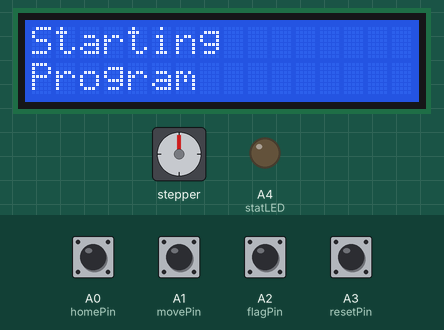
Simulated run of this sketch. Board: Arduino Uno, built with avr-gcc and run on an emulated ATmega328P. Shown: 16×2 character LCD, stepper motor, output pins drawn as LEDs (lit = HIGH). Inputs (shaded band) come from the test bench; at power-on: A0 (homePin), A1 (movePin), A2 (flagPin), A3 (resetPin) HIGH. Stepper angles assume 6400 steps per turn; what the sketch prints to the serial monitor is not drawn.

Above: at 1.4 s.
1.5 s: A3 (resetPin) pulled LOW for 0.15 s
At 2.0 s:
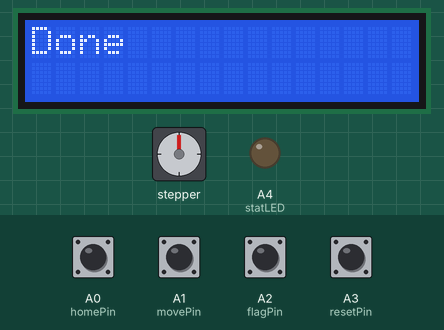
3.1 s: A0 (homePin) pulled LOW for 0.15 s
At 4.3 s:
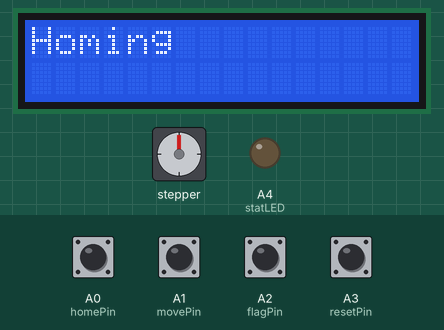
4.7 s: A2 (flagPin) pulled LOW for 0.15 s
At 5.5 s:
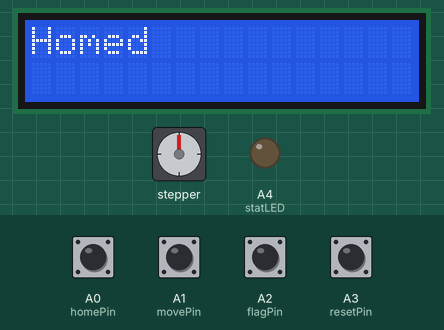
6.3 s: A1 (movePin) pulled LOW for 0.15 s
At 8.5 s:
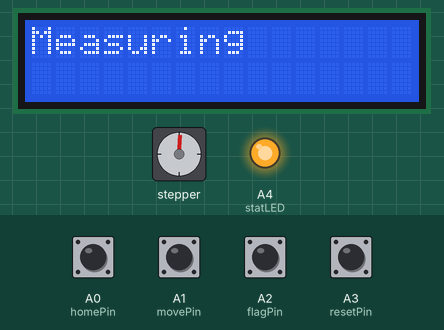
9.4 s: A3 (resetPin) pulled LOW for 1 s
At 9.85 s:
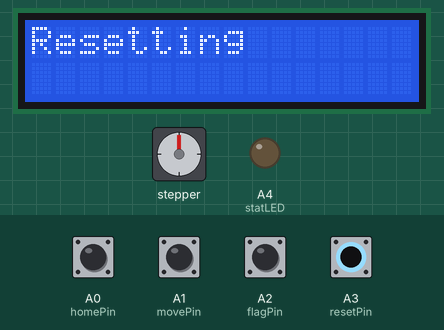
11.9 s: A0 (homePin) pulled LOW for 1 s
At 13.3 s:
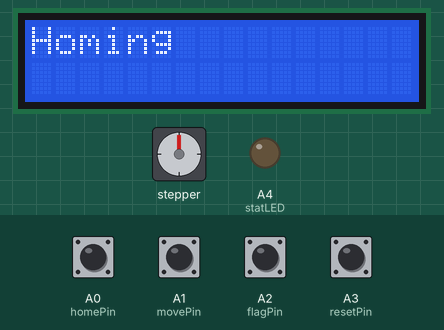
Timing chart, 0 to 14.9 s (numbered marks = the images above; inputs shaded):
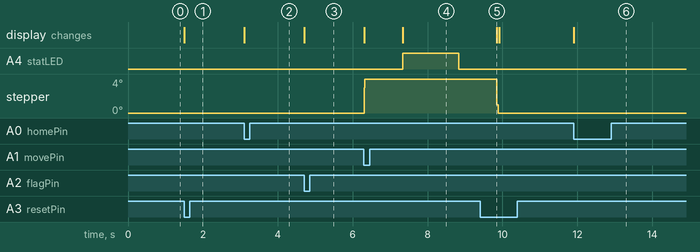

The sketch:

stepper_design.ino
```cpp
//Draft of code required for Stepper Motor
//Likely no longer necessary but saving in case the driver changes

#include <LiquidCrystal.h>
#include <Stepper.h>
//Libraries necessary for program

LiquidCrystal lcd(12, 11, 5, 4, 3, 2);
//Identifies pins associated with the LCD

//Constants relating to values associated with Stepper Motor
const long stepsPerRev = 6400; //change to accommodate the stepper motor driver
const int indexPerRev = 72;
const int stepDelay = 100;
const int stepSpeed = 30; //30 RPM subject to change

//Identifies later the exact quantity necessary to move for precision
long targetStep = 0.0;
long stepsToMove = 0.0;
//long targetStep = (long)((currentIndex + 1) * stepsPerRev / indexPerRev);
//long stepsToMove = targetStep - currentStep;

//Current positions of stepper motor
long currentStep = 0;
int currentIndex = 0;
float currentAngle = 0.00;

Stepper stepper = Stepper(stepsPerRev, 7, 8, 9, 10); //may be replaced depending on driver type
//Identifies pins associated with Stepper Motor

//Booleans
bool homing = false; //Is it in the process of homing?
bool homed = false; //Is it already homed?
bool sweep = false; //Has it reached a full rotation?

//Buttons
const int homePin = A0; //refers to blue push button
const int movePin = A1; //refers to green push button
const int flagPin = A2; //refers to optical sensor/white push button
const int resetPin = A3; //refers to red push button

//LED
const int statLED = A4; //refers to blue LED
//when ON = motor is currently measuring
//when OFF = motor is no longer measuring

void setup(){
  lcd.begin(16,2);
  lcd.setCursor(0,0);
  lcd.print("Starting ");
  lcd.setCursor(0,1);
  lcd.print("Program");

  Serial.begin(9600);
  Serial.println("Blue Button = Home Button");
  Serial.println("Green Button = Move Button");
  Serial.println("White Button = Flag Button");
  Serial.println("Red Button = Reset Button");
  Serial.println(" ");
  Serial.println("STATUS: Motor is currently not homed.");
  Serial.println("Press home button, then flag button to begin."); //EDIT after optical sensor inputted

  //sets all buttons as INPUT_PULLUP which means the Arduino board creates a resistance
  //** all inputs are inverted OFF = 1 ON = 0
  pinMode(homePin, INPUT_PULLUP);
  pinMode(movePin, INPUT_PULLUP);
  pinMode(flagPin, INPUT_PULLUP);
  pinMode(resetPin, INPUT_PULLUP);

  pinMode(statLED, OUTPUT);

  stepper.setSpeed(stepSpeed);
}

void loop(){ //constantly loops so that everytime a button is pressed
  //one of these four functions "respond"
  home();
  pulse();
  checkSweep();
  reset();
}

void home(){
  if (digitalRead(homePin) == LOW){ //if home button is pressed
    homing = true;
    lcd.clear();
    lcd.setCursor(0,0);
  	lcd.print("Homing ");
  }
  else if ((digitalRead(flagPin) == LOW) && (homing == true)){ //if flag button is pressed
    lcd.clear();
    lcd.setCursor(0,0);
  	lcd.print("Homed ");
    homed = true;
  }
}

void pulse(){
  if ((homed == true) && (digitalRead(movePin) == LOW) && (sweep == false)){
    lcd.clear();
    lcd.setCursor(0,0);
  	lcd.print("Moving ");

    targetStep = (long)((currentIndex + 1) * stepsPerRev / indexPerRev);
    stepsToMove = targetStep - currentStep;

  	stepper.step(stepsToMove);
    currentStep = targetStep;
  	delay(1000); //REVIEW delays

  	measurement();
  	delay(1000);

    lcd.clear();
 	  lcd.setCursor(0,0);
  	lcd.print("Done");

    currentIndex += 1;
	  currentAngle = (360.0 * currentStep/stepsPerRev);

    Serial.println("STATUS:");
  	Serial.print("Index = ");
	  Serial.print(currentIndex);
	  Serial.print("  Steps = ");
	  Serial.print(currentStep);
	  Serial.print("  Angle = ");
	  Serial.println(currentAngle);
  }
  else{}
}

void measurement(){ //called by pulse() when movement occurs
  digitalWrite(statLED, HIGH);
  lcd.clear();
  lcd.setCursor(0,0);
  lcd.print("Measuring ");
  delay(1500); //REVIEW delays
  digitalWrite(statLED, LOW);
}

void checkSweep(){
  if (currentIndex == indexPerRev){
    sweep = true;
    lcd.clear();
    lcd.setCursor(0,0);
  	lcd.print("Revolution Completed ");
    lcd.setCursor(0,1);
  	lcd.print("Must Reset ");
  }
  else{}
}

void reset(){
  if ((digitalRead(resetPin) == LOW)){ //if reset occurs
    lcd.clear();
    lcd.setCursor(0,0);
  	lcd.print("Resetting ");
    while (currentIndex > 0){
    currentIndex -= 1;

    targetStep = (long)(currentIndex * stepsPerRev / indexPerRev);
    stepsToMove = targetStep - currentStep;

    stepper.step(stepsToMove);

    currentStep = targetStep;
    currentAngle = 360.0 * currentStep / stepsPerRev;
  }

    lcd.clear();
    lcd.setCursor(0,0);
  	lcd.print("Done ");
    Serial.println("STATUS:");
  	Serial.print("Index = ");
	Serial.print(currentIndex);
	Serial.print("  Steps = ");
	Serial.print(currentStep);
	Serial.print("  Angle = ");
	Serial.println(currentAngle);

    //may need to set everything to 0 to prevent software error

    sweep = false;
  }
}
```

Measured:
- after the input at 1.5 s, the display: changes at once (image 1)
- after the input at 3.1 s, the display: changes at once (image 2)
- after the input at 4.7 s, the display: changes at once (image 3)
- after the input at 6.3 s, A4 (statLED): LOW → HIGH after 1.0 s, → LOW 1.5 s later; stepper: goes 3° 0.02 s, then 4°, starting at once; the display: first changes at once (image 4 shows a later state)
- after the input at 9.4 s, stepper: goes 1° 0.04 s, then 0°, starting after 0.44 s; the display: changes after 0.44 s (image 5)
- after the input at 11.9 s, the display: changes at once (image 6)
